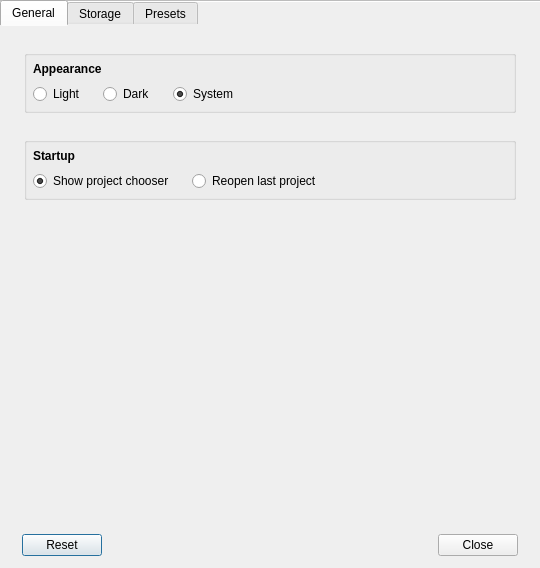
<?xml version="1.0" encoding="UTF-8"?>
<ui version="4.0">
 <class>SettingsDialog</class>
 <widget class="QDialog" name="SettingsDialog">
  <property name="geometry">
   <rect>
    <x>0</x>
    <y>0</y>
    <width>540</width>
    <height>568</height>
   </rect>
  </property>
  <property name="minimumSize">
   <size>
    <width>540</width>
    <height>460</height>
   </size>
  </property>
  <property name="windowTitle">
   <string>Settings</string>
  </property>
  <property name="surfaceRole" stdset="0">
   <string>panel</string>
  </property>
  <layout class="QVBoxLayout" name="layout_settings" stretch="1,0">
   <property name="spacing">
    <number>0</number>
   </property>
   <property name="leftMargin">
    <number>0</number>
   </property>
   <property name="topMargin">
    <number>0</number>
   </property>
   <property name="rightMargin">
    <number>0</number>
   </property>
   <property name="bottomMargin">
    <number>0</number>
   </property>
   <item>
    <widget class="QTabWidget" name="tabs_settings">
     <property name="styleSheet">
      <string>QTabWidget#tabs_settings::pane { border: 0; }</string>
     </property>
     <property name="currentIndex">
      <number>0</number>
     </property>
     <property name="documentMode">
      <bool>true</bool>
     </property>
     <widget class="QWidget" name="tab_general">
      <property name="surfaceRole" stdset="0">
       <string>panel</string>
      </property>
      <attribute name="title">
       <string>General</string>
      </attribute>
      <layout class="QVBoxLayout" name="layout_general">
       <property name="spacing">
        <number>24</number>
       </property>
       <property name="leftMargin">
        <number>24</number>
       </property>
       <property name="topMargin">
        <number>24</number>
       </property>
       <property name="rightMargin">
        <number>24</number>
       </property>
       <property name="bottomMargin">
        <number>24</number>
       </property>
       <item>
        <widget class="QGroupBox" name="panel_appearance">
         <layout class="QVBoxLayout" name="layout_appearance">
          <property name="spacing">
           <number>8</number>
          </property>
          <property name="leftMargin">
           <number>6</number>
          </property>
          <property name="topMargin">
           <number>6</number>
          </property>
          <property name="rightMargin">
           <number>6</number>
          </property>
          <property name="bottomMargin">
           <number>6</number>
          </property>
          <item>
           <widget class="QLabel" name="label_appearance">
            <property name="font">
             <font>
              <bold>true</bold>
             </font>
            </property>
            <property name="text">
             <string>Appearance</string>
            </property>
           </widget>
          </item>
          <item>
           <layout class="QHBoxLayout" name="layout_appearance_choices">
            <property name="spacing">
             <number>18</number>
            </property>
            <property name="leftMargin">
             <number>0</number>
            </property>
            <property name="topMargin">
             <number>0</number>
            </property>
            <property name="rightMargin">
             <number>0</number>
            </property>
            <property name="bottomMargin">
             <number>0</number>
            </property>
            <item>
             <widget class="QRadioButton" name="radio_appearance_light">
              <property name="text">
               <string>Light</string>
              </property>
              <attribute name="buttonGroup">
               <string notr="true">buttons_appearance</string>
              </attribute>
             </widget>
            </item>
            <item>
             <widget class="QRadioButton" name="radio_appearance_dark">
              <property name="text">
               <string>Dark</string>
              </property>
              <attribute name="buttonGroup">
               <string notr="true">buttons_appearance</string>
              </attribute>
             </widget>
            </item>
            <item>
             <widget class="QRadioButton" name="radio_appearance_system">
              <property name="text">
               <string>System</string>
              </property>
              <property name="checked">
               <bool>true</bool>
              </property>
              <attribute name="buttonGroup">
               <string notr="true">buttons_appearance</string>
              </attribute>
             </widget>
            </item>
            <item>
             <spacer name="spacer_appearance">
              <property name="orientation">
               <enum>Qt::Orientation::Horizontal</enum>
              </property>
              <property name="sizeHint" stdset="0">
               <size>
                <width>20</width>
                <height>0</height>
               </size>
              </property>
             </spacer>
            </item>
           </layout>
          </item>
         </layout>
        </widget>
       </item>
       <item>
        <widget class="QGroupBox" name="panel_startup">
         <layout class="QVBoxLayout" name="layout_startup">
          <property name="spacing">
           <number>8</number>
          </property>
          <property name="leftMargin">
           <number>6</number>
          </property>
          <property name="topMargin">
           <number>6</number>
          </property>
          <property name="rightMargin">
           <number>6</number>
          </property>
          <property name="bottomMargin">
           <number>6</number>
          </property>
          <item>
           <widget class="QLabel" name="label_startup">
            <property name="font">
             <font>
              <bold>true</bold>
             </font>
            </property>
            <property name="text">
             <string>Startup</string>
            </property>
           </widget>
          </item>
          <item>
           <layout class="QHBoxLayout" name="layout_startup_choices">
            <property name="spacing">
             <number>18</number>
            </property>
            <property name="leftMargin">
             <number>0</number>
            </property>
            <property name="topMargin">
             <number>0</number>
            </property>
            <property name="rightMargin">
             <number>0</number>
            </property>
            <property name="bottomMargin">
             <number>0</number>
            </property>
            <item>
             <widget class="QRadioButton" name="radio_startup_chooser">
              <property name="text">
               <string>Show project chooser</string>
              </property>
              <property name="checked">
               <bool>true</bool>
              </property>
              <attribute name="buttonGroup">
               <string notr="true">buttons_startup</string>
              </attribute>
             </widget>
            </item>
            <item>
             <widget class="QRadioButton" name="radio_startup_last_project">
              <property name="text">
               <string>Reopen last project</string>
              </property>
              <attribute name="buttonGroup">
               <string notr="true">buttons_startup</string>
              </attribute>
             </widget>
            </item>
            <item>
             <spacer name="spacer_startup">
              <property name="orientation">
               <enum>Qt::Orientation::Horizontal</enum>
              </property>
              <property name="sizeHint" stdset="0">
               <size>
                <width>20</width>
                <height>0</height>
               </size>
              </property>
             </spacer>
            </item>
           </layout>
          </item>
         </layout>
        </widget>
       </item>
       <item>
        <spacer name="verticalSpacer_2">
         <property name="orientation">
          <enum>Qt::Orientation::Vertical</enum>
         </property>
         <property name="sizeHint" stdset="0">
          <size>
           <width>20</width>
           <height>40</height>
          </size>
         </property>
        </spacer>
       </item>
      </layout>
     </widget>
     <widget class="QWidget" name="tab_storage">
      <attribute name="title">
       <string>Storage</string>
      </attribute>
      <layout class="QVBoxLayout" name="verticalLayout_4">
       <property name="spacing">
        <number>24</number>
       </property>
       <property name="leftMargin">
        <number>24</number>
       </property>
       <property name="topMargin">
        <number>24</number>
       </property>
       <property name="rightMargin">
        <number>24</number>
       </property>
       <property name="bottomMargin">
        <number>24</number>
       </property>
       <item>
        <widget class="QGroupBox" name="project_location">
         <layout class="QVBoxLayout" name="verticalLayout">
          <property name="spacing">
           <number>8</number>
          </property>
          <property name="leftMargin">
           <number>6</number>
          </property>
          <property name="topMargin">
           <number>6</number>
          </property>
          <property name="rightMargin">
           <number>6</number>
          </property>
          <property name="bottomMargin">
           <number>6</number>
          </property>
          <item>
           <widget class="QLabel" name="label_project_folder">
            <property name="font">
             <font>
              <bold>true</bold>
             </font>
            </property>
            <property name="text">
             <string>Project Location</string>
            </property>
           </widget>
          </item>
          <item>
           <layout class="QHBoxLayout" name="horizontalLayout">
            <item>
             <widget class="QLineEdit" name="edit_project_location">
              <property name="readOnly">
               <bool>true</bool>
              </property>
             </widget>
            </item>
            <item>
             <widget class="QPushButton" name="button_browse_projects">
              <property name="text">
               <string>Change Folder…</string>
              </property>
              <property name="autoDefault">
               <bool>false</bool>
              </property>
             </widget>
            </item>
           </layout>
          </item>
          <item alignment="Qt::AlignmentFlag::AlignLeft">
           <widget class="QWidget" name="widget_3" native="true">
            <layout class="QHBoxLayout" name="horizontalLayout_5">
             <property name="spacing">
              <number>6</number>
             </property>
             <property name="leftMargin">
              <number>0</number>
             </property>
             <property name="topMargin">
              <number>0</number>
             </property>
             <property name="rightMargin">
              <number>0</number>
             </property>
             <property name="bottomMargin">
              <number>0</number>
             </property>
             <item>
              <widget class="QLabel" name="label_projects_size">
               <property name="sizePolicy">
                <sizepolicy hsizetype="Fixed" vsizetype="Preferred">
                 <horstretch>0</horstretch>
                 <verstretch>0</verstretch>
                </sizepolicy>
               </property>
               <property name="text">
                <string>Measuring…</string>
               </property>
              </widget>
             </item>
             <item>
              <widget class="QPushButton" name="button_remove_projects">
               <property name="sizePolicy">
                <sizepolicy hsizetype="Fixed" vsizetype="Fixed">
                 <horstretch>0</horstretch>
                 <verstretch>0</verstretch>
                </sizepolicy>
               </property>
               <property name="minimumSize">
                <size>
                 <width>22</width>
                 <height>22</height>
                </size>
               </property>
               <property name="maximumSize">
                <size>
                 <width>22</width>
                 <height>22</height>
                </size>
               </property>
               <property name="toolTip">
                <string>Remove all projects in this location…</string>
               </property>
               <property name="text">
                <string/>
               </property>
               <property name="icon">
                <iconset>
                 <normaloff>../../shared/icons/material/trash.svg</normaloff>../../shared/icons/material/trash.svg</iconset>
               </property>
               <property name="iconSize">
                <size>
                 <width>18</width>
                 <height>18</height>
                </size>
               </property>
               <property name="checkable">
                <bool>false</bool>
               </property>
               <property name="checked">
                <bool>false</bool>
               </property>
               <property name="flat">
                <bool>true</bool>
               </property>
                             <property name="accessibleName">
                <string>Remove all projects in this location</string>
               </property>
               <property name="iconName" stdset="0">
                <string>trash</string>
               </property>
               <property name="autoDefault">
                <bool>false</bool>
               </property>
              </widget>
             </item>
            </layout>
           </widget>
          </item>
         </layout>
        </widget>
       </item>
       <item>
        <widget class="QGroupBox" name="model_location">
         <layout class="QVBoxLayout" name="verticalLayout_2">
          <property name="spacing">
           <number>8</number>
          </property>
          <property name="leftMargin">
           <number>6</number>
          </property>
          <property name="topMargin">
           <number>6</number>
          </property>
          <property name="rightMargin">
           <number>6</number>
          </property>
          <property name="bottomMargin">
           <number>0</number>
          </property>
          <item>
           <widget class="QLabel" name="label_model_folder">
            <property name="font">
             <font>
              <bold>true</bold>
             </font>
            </property>
            <property name="text">
             <string>Model Location</string>
            </property>
           </widget>
          </item>
          <item>
           <layout class="QHBoxLayout" name="horizontalLayout_2">
            <item>
             <widget class="QLineEdit" name="edit_model_location">
              <property name="readOnly">
               <bool>true</bool>
              </property>
             </widget>
            </item>
            <item>
             <widget class="QPushButton" name="button_browse_models">
              <property name="text">
               <string>Change Folder…</string>
              </property>
              <property name="autoDefault">
               <bool>false</bool>
              </property>
             </widget>
            </item>
           </layout>
          </item>
          <item alignment="Qt::AlignmentFlag::AlignLeft">
           <widget class="QWidget" name="widget_2" native="true">
            <layout class="QHBoxLayout" name="horizontalLayout_4">
             <property name="spacing">
              <number>6</number>
             </property>
             <property name="leftMargin">
              <number>0</number>
             </property>
             <property name="topMargin">
              <number>0</number>
             </property>
             <property name="rightMargin">
              <number>0</number>
             </property>
             <property name="bottomMargin">
              <number>0</number>
             </property>
             <item>
              <widget class="QLabel" name="label_models_size">
               <property name="sizePolicy">
                <sizepolicy hsizetype="Fixed" vsizetype="Preferred">
                 <horstretch>0</horstretch>
                 <verstretch>0</verstretch>
                </sizepolicy>
               </property>
               <property name="text">
                <string>Measuring…</string>
               </property>
              </widget>
             </item>
             <item>
              <widget class="QPushButton" name="button_remove_models">
               <property name="sizePolicy">
                <sizepolicy hsizetype="Fixed" vsizetype="Fixed">
                 <horstretch>0</horstretch>
                 <verstretch>0</verstretch>
                </sizepolicy>
               </property>
               <property name="minimumSize">
                <size>
                 <width>22</width>
                 <height>22</height>
                </size>
               </property>
               <property name="maximumSize">
                <size>
                 <width>22</width>
                 <height>22</height>
                </size>
               </property>
               <property name="toolTip">
                <string>Remove downloaded models…</string>
               </property>
               <property name="text">
                <string/>
               </property>
               <property name="icon">
                <iconset>
                 <normaloff>../../shared/icons/material/trash.svg</normaloff>../../shared/icons/material/trash.svg</iconset>
               </property>
               <property name="iconSize">
                <size>
                 <width>18</width>
                 <height>18</height>
                </size>
               </property>
               <property name="checkable">
                <bool>false</bool>
               </property>
               <property name="checked">
                <bool>false</bool>
               </property>
               <property name="flat">
                <bool>true</bool>
               </property>
               <property name="accessibleName">
                <string>Remove downloaded models</string>
               </property>
               <property name="iconName" stdset="0">
                <string>trash</string>
               </property>
               <property name="autoDefault">
                <bool>false</bool>
               </property>
              </widget>
             </item>
            </layout>
           </widget>
          </item>
         </layout>
        </widget>
       </item>
       <item>
        <widget class="QGroupBox" name="application_cache">
         <layout class="QVBoxLayout" name="verticalLayout_3">
          <property name="spacing">
           <number>8</number>
          </property>
          <property name="leftMargin">
           <number>6</number>
          </property>
          <property name="topMargin">
           <number>6</number>
          </property>
          <property name="rightMargin">
           <number>6</number>
          </property>
          <property name="bottomMargin">
           <number>6</number>
          </property>
          <item>
           <widget class="QLabel" name="label_cache">
            <property name="font">
             <font>
              <bold>true</bold>
             </font>
            </property>
            <property name="text">
             <string>Application Cache</string>
            </property>
           </widget>
          </item>
          <item>
           <layout class="QHBoxLayout" name="horizontalLayout_3">
            <item>
             <widget class="QLineEdit" name="edit_cache">
              <property name="readOnly">
               <bool>true</bool>
              </property>
             </widget>
            </item>
           </layout>
          </item>
          <item>
           <widget class="QLabel" name="label_cache_size">
            <property name="text">
             <string>Measuring…</string>
            </property>
           </widget>
          </item>
         </layout>
        </widget>
       </item>
       <item>
        <widget class="QProgressBar" name="progress_storage">
         <property name="maximum">
          <number>0</number>
         </property>
         <property name="textVisible">
          <bool>false</bool>
         </property>
        </widget>
       </item>
       <item>
        <spacer name="verticalSpacer">
         <property name="orientation">
          <enum>Qt::Orientation::Vertical</enum>
         </property>
         <property name="sizeHint" stdset="0">
          <size>
           <width>20</width>
           <height>40</height>
          </size>
         </property>
        </spacer>
       </item>
      </layout>
     </widget>
     <widget class="QWidget" name="tab_presets">
      <property name="surfaceRole" stdset="0">
       <string>panel</string>
      </property>
      <attribute name="title">
       <string>Presets</string>
      </attribute>
      <layout class="QVBoxLayout" name="layout_presets">
       <property name="spacing">
        <number>24</number>
       </property>
       <property name="leftMargin">
        <number>24</number>
       </property>
       <property name="topMargin">
        <number>24</number>
       </property>
       <property name="rightMargin">
        <number>24</number>
       </property>
       <property name="bottomMargin">
        <number>24</number>
       </property>
       <item>
        <widget class="QGroupBox" name="groupBox">
         <property name="title">
          <string/>
         </property>
         <property name="flat">
          <bool>false</bool>
         </property>
         <layout class="QVBoxLayout" name="verticalLayout_5">
          <property name="spacing">
           <number>12</number>
          </property>
          <property name="leftMargin">
           <number>6</number>
          </property>
          <property name="topMargin">
           <number>6</number>
          </property>
          <property name="rightMargin">
           <number>6</number>
          </property>
          <property name="bottomMargin">
           <number>6</number>
          </property>
          <item>
           <widget class="QLabel" name="label_preset_project">
            <property name="font">
             <font>
              <bold>true</bold>
             </font>
            </property>
            <property name="text">
             <string>Project Presets</string>
            </property>
           </widget>
          </item>
          <item>
           <widget class="QComboBox" name="combo_preset_project">
            <property name="sizeAdjustPolicy">
             <enum>QComboBox::SizeAdjustPolicy::AdjustToMinimumContentsLengthWithIcon</enum>
            </property>
            <property name="minimumContentsLength">
             <number>20</number>
            </property>
           </widget>
          </item>
          <item>
           <widget class="QTreeWidget" name="tree_presets">
            <property name="minimumSize">
             <size>
              <width>0</width>
              <height>210</height>
             </size>
            </property>
            <property name="accessibleName">
             <string>Project presets grouped by type</string>
            </property>
            <property name="frameShape">
             <enum>QFrame::Shape::NoFrame</enum>
            </property>
            <property name="alternatingRowColors">
             <bool>false</bool>
            </property>
            <property name="textElideMode">
             <enum>Qt::TextElideMode::ElideRight</enum>
            </property>
            <property name="indentation">
             <number>22</number>
            </property>
            <property name="uniformRowHeights">
             <bool>true</bool>
            </property>
            <property name="headerHidden">
             <bool>true</bool>
            </property>
            <column>
             <property name="text">
              <string>Preset</string>
             </property>
            </column>
            <column>
             <property name="text">
              <string>Count</string>
             </property>
            </column>
           </widget>
          </item>
          <item>
           <widget class="QWidget" name="panel_preset_actions" native="true">
            <layout class="QHBoxLayout" name="layout_preset_actions">
             <property name="spacing">
              <number>12</number>
             </property>
             <property name="leftMargin">
              <number>0</number>
             </property>
             <property name="topMargin">
              <number>0</number>
             </property>
             <property name="rightMargin">
              <number>0</number>
             </property>
             <property name="bottomMargin">
              <number>0</number>
             </property>
             <item>
              <widget class="QLabel" name="label_preset_selection">
               <property name="text">
                <string>0 selected</string>
               </property>
               <property name="textRole" stdset="0">
                <string>secondary</string>
               </property>
              </widget>
             </item>
             <item>
              <widget class="QPushButton" name="button_delete_presets">
               <property name="enabled">
                <bool>false</bool>
               </property>
               <property name="text">
                <string>Delete Selected…</string>
               </property>
               <property name="autoDefault">
                <bool>false</bool>
               </property>
              </widget>
             </item>
            </layout>
           </widget>
          </item>
         </layout>
        </widget>
       </item>
      </layout>
     </widget>
    </widget>
   </item>
   <item>
    <widget class="QWidget" name="panel_footer" native="true">
     <layout class="QVBoxLayout" name="layout_footer">
      <property name="spacing">
       <number>8</number>
      </property>
      <property name="leftMargin">
       <number>22</number>
      </property>
      <property name="topMargin">
       <number>12</number>
      </property>
      <property name="rightMargin">
       <number>22</number>
      </property>
      <property name="bottomMargin">
       <number>12</number>
      </property>
      <item>
       <widget class="QLabel" name="label_settings_status">
        <property name="text">
         <string/>
        </property>
        <property name="textFormat">
         <enum>Qt::TextFormat::PlainText</enum>
        </property>
        <property name="wordWrap">
         <bool>true</bool>
        </property>
        <property name="textRole" stdset="0">
         <string>secondary</string>
        </property>
       </widget>
      </item>
      <item>
       <widget class="QLabel" name="label_presets_status">
        <property name="text">
         <string/>
        </property>
        <property name="textFormat">
         <enum>Qt::TextFormat::PlainText</enum>
        </property>
        <property name="wordWrap">
         <bool>true</bool>
        </property>
        <property name="textRole" stdset="0">
         <string>secondary</string>
        </property>
       </widget>
      </item>
      <item>
       <layout class="QHBoxLayout" name="layout_footer_actions" stretch="1">
        <property name="spacing">
         <number>12</number>
        </property>
        <property name="leftMargin">
         <number>0</number>
        </property>
        <property name="topMargin">
         <number>0</number>
        </property>
        <property name="rightMargin">
         <number>0</number>
        </property>
        <property name="bottomMargin">
         <number>0</number>
        </property>

        <item>
         <widget class="QDialogButtonBox" name="buttons_dialog">
          <property name="orientation">
           <enum>Qt::Orientation::Horizontal</enum>
          </property>
          <property name="standardButtons">
           <set>QDialogButtonBox::StandardButton::Close|QDialogButtonBox::StandardButton::Reset</set>
          </property>
          <property name="centerButtons">
           <bool>false</bool>
          </property>
         </widget>
        </item>
       </layout>
      </item>
     </layout>
    </widget>
   </item>
  </layout>
 </widget>
 <resources/>
 <connections>
  <connection>
   <sender>buttons_dialog</sender>
   <signal>accepted()</signal>
   <receiver>SettingsDialog</receiver>
   <slot>accept()</slot>
   <hints>
    <hint type="sourcelabel">
     <x>248</x>
     <y>254</y>
    </hint>
    <hint type="destinationlabel">
     <x>157</x>
     <y>274</y>
    </hint>
   </hints>
  </connection>
  <connection>
   <sender>buttons_dialog</sender>
   <signal>rejected()</signal>
   <receiver>SettingsDialog</receiver>
   <slot>reject()</slot>
   <hints>
    <hint type="sourcelabel">
     <x>316</x>
     <y>260</y>
    </hint>
    <hint type="destinationlabel">
     <x>286</x>
     <y>274</y>
    </hint>
   </hints>
  </connection>
 </connections>
 <buttongroups>
  <buttongroup name="buttons_startup"/>
  <buttongroup name="buttons_appearance"/>
 </buttongroups>
</ui>
